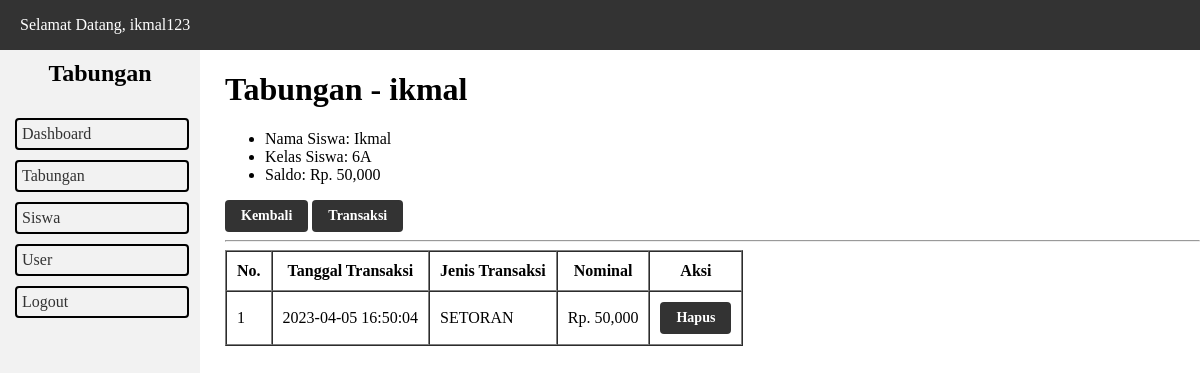
/riwayat_tabungan.php?id_tabungan=2 (signed in), run on the app's committed database.
### tables this page shows
CREATE TABLE `user` (
  `id_user` int(11) NOT NULL,
  `username` varchar(30) NOT NULL,
  `password` varchar(255) NOT NULL,
  `nama_lengkap` varchar(30) NOT NULL
);

CREATE TABLE `tabungan` (
  `id_tabungan` int(11) NOT NULL,
  `id_siswa` int(11) NOT NULL,
  `saldo` int(11) NOT NULL,
  `tanggal_dibuka` datetime NOT NULL
);

CREATE TABLE `siswa` (
  `id_siswa` int(11) NOT NULL,
  `nama_siswa` varchar(50) NOT NULL,
  `kelas_siswa` varchar(2) NOT NULL
);

CREATE TABLE `riwayat_tabungan` (
  `id_riwayat_tabungan` int(11) NOT NULL,
  `id_tabungan` int(11) NOT NULL,
  `tanggal_transaksi` datetime NOT NULL,
  `jenis_transaksi` enum('SETORAN','TARIKAN') NOT NULL,
  `nominal` int(11) NOT NULL
);

### riwayat_tabungan.php (the view, shortened to what this page needs)
<?php
	require_once 'koneksi.php';
	$id_user = $_SESSION['id_user'];
	$user = mysqli_query($koneksi, "SELECT * FROM user WHERE id_user = '$id_user'");
	$data_user = mysqli_fetch_assoc($user);
	$id_tabungan = $_GET['id_tabungan'];
	$data_tabungan = mysqli_fetch_assoc(mysqli_query($koneksi, "SELECT * FROM tabungan INNER JOIN siswa ON tabungan.id_siswa = siswa.id_siswa WHERE id_tabungan = '$id_tabungan'"));
	$riwayat_tabungan = mysqli_query($koneksi, "SELECT * FROM riwayat_tabungan WHERE id_tabungan = '$id_tabungan' ORDER BY tanggal_transaksi DESC");
 ?>
<!DOCTYPE html>
<html lang="en">
<head>
	<link rel="stylesheet" href="style.css">
</head>
<body>
  <?php include_once 'include/topbar.php'; ?>
  <?php include_once 'include/sidebar.php'; ?>
  <main>
  	<h1>Tabungan - <?= $data_tabungan['nama_siswa']; ?></h1>
  	<ul>
	  	<li>Nama Siswa: <?= ucwords($data_tabungan['nama_siswa']); ?></li>
			<li>Kelas Siswa: <?= strtoupper($data_tabungan['kelas_siswa']); ?></li>
			<li>Saldo: Rp. <?= number_format($data_tabungan['saldo']); ?></li>
  	</ul>
  	<a href="tabungan.php" class="button">Kembali</a>
  	<a href="transaksi.php?id_tabungan=<?= $id_tabungan; ?>" class="button">Transaksi</a>
  	<hr>
  	<table border="1" cellspacing="0" cellpadding="10">
  		<thead>
  			<tr>
  				<th>No.</th>
  				<th>Tanggal Transaksi</th>
  				<th>Jenis Transaksi</th>
  				<th>Nominal</th>
  				<th>Aksi</th>
  			</tr>
  		</thead>
  		<tbody>
  			<?php $i = 1; ?>
  			<?php foreach ($riwayat_tabungan as $drt): ?>
  				<tr>
  					<td><?= $i++; ?></td>
  					<td><?= $drt['tanggal_transaksi']; ?></td>
  					<td><?= $drt['jenis_transaksi']; ?></td>
  					<td>Rp. <?= number_format($drt['nominal']); ?></td>
  					<td>
  						<a href="hapus_transaksi.php?id_riwayat_tabungan=<?= $drt['id_riwayat_tabungan']; ?>" onclick="return confirm('Apakah Anda yakin ingin menghapus Transaksi?')" class="button">Hapus</a>
  					</td>
  				</tr>
  			<?php endforeach ?>
  		</tbody>
  	</table>
  </main>
</body>
</html>

### include/topbar.php
<header class="topbar">
  <nav>
    <ul>
      <li><a href="profile.php">Selamat Datang, <?= $data_user['username']; ?></a></li>
    </ul>
  </nav>
</header>

### style.css (style rules this page uses)
body { margin: 0; padding: 0; font-family: times new roman; }
.topbar { background-color: #333; color: #fff; height: 50px; display: flex; justify-content: space-between; align-items: center; }
.topbar ul { margin: 0; padding: 0; list-style: none; display: flex; }
.topbar ul li { margin: 0 20px; }
.topbar ul li a { color: #fff; text-decoration: none; }
main { margin-left: 225px; }
.button { display: inline-block; background-color: #333; color: #fff; padding: 8px 16px; font-size: 14px; font-weight: bold; text-align: center; text-decoration: none; border-radius: 4px; cursor: pointer; }

### data on the page
user: username "ikmal123"
tabungan: id_siswa.nama_siswa "ikmal", id_siswa.nama_siswa "Ikmal", id_siswa.kelas_siswa "6A", saldo "50,000"
riwayat_tabungan: tanggal_transaksi "2023-04-05 16:50:04", jenis_transaksi "SETORAN", nominal "50,000"
